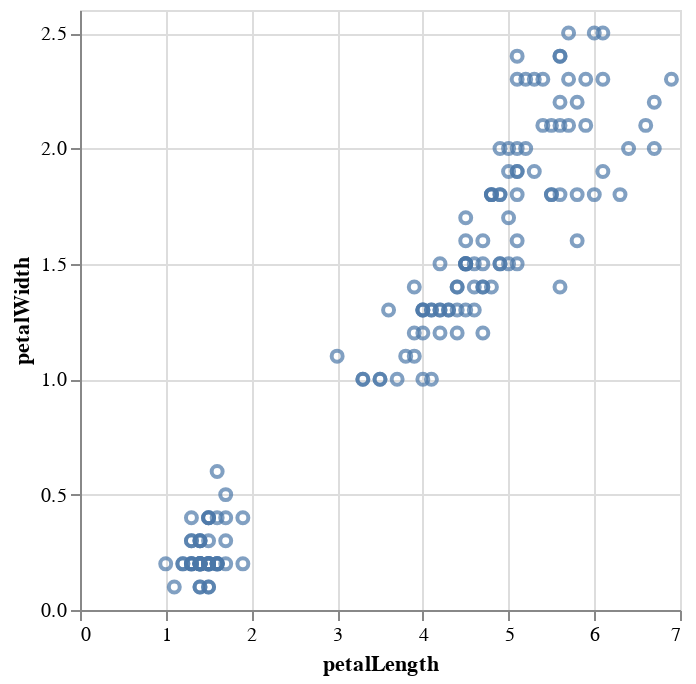

Notebook cell for this chart:
### Markdown cell above
Another thing we might do with the points is to expand them into a 2D chart by also encoding the y value. We'll return to using ``point`` markers, and put ``petalWidth`` on the y-axis

### Code cell
alt.Chart(iris).mark_point().encode(
    x='petalLength',
    y='petalWidth'
)

### Figure 1 — Vega-Lite specification as saved in the notebook (floating-point values rounded to 4 significant figures; data arrays with more than 128 entries replaced by an {"elided": "..."} marker saying what was removed)
{"config": {"view": {"continuousWidth": 300, "continuousHeight": 300}}, "data": {"name": "data-cb5f6f68883200d5e9a851f3ae4ae120"}, "mark": {"type": "point"}, "encoding": {"x": {"field": "petalLength", "type": "quantitative"}, "y": {"field": "petalWidth", "type": "quantitative"}}, "$schema": "https://vega.github.io/schema/vega-lite/v5.16.3.json", "datasets": {"data-cb5f6f68883200d5e9a851f3ae4ae120": {"elided": "150 records"}}}
